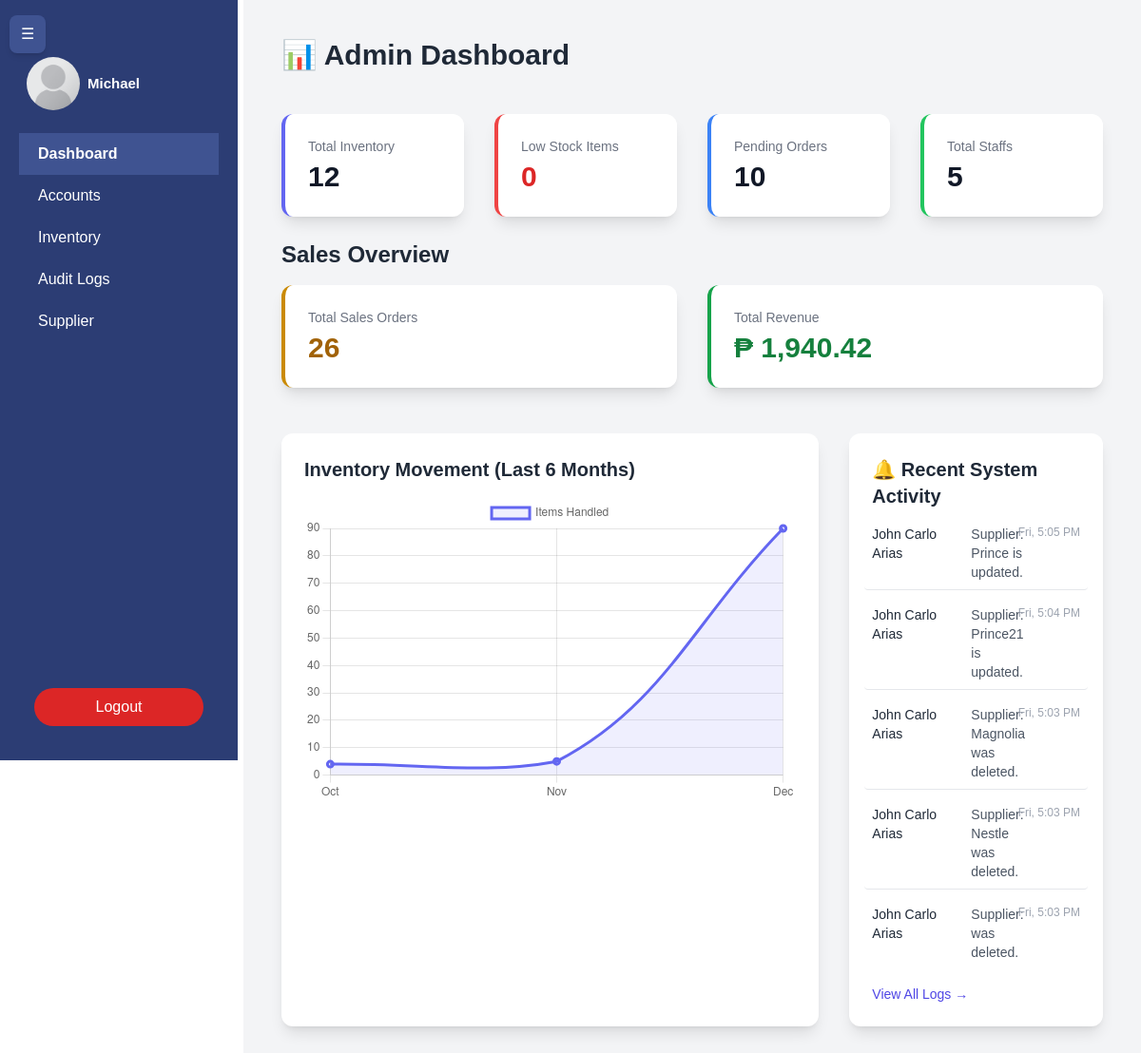
The page /user/admin/admin.php (signed in) on the database as committed earlier.
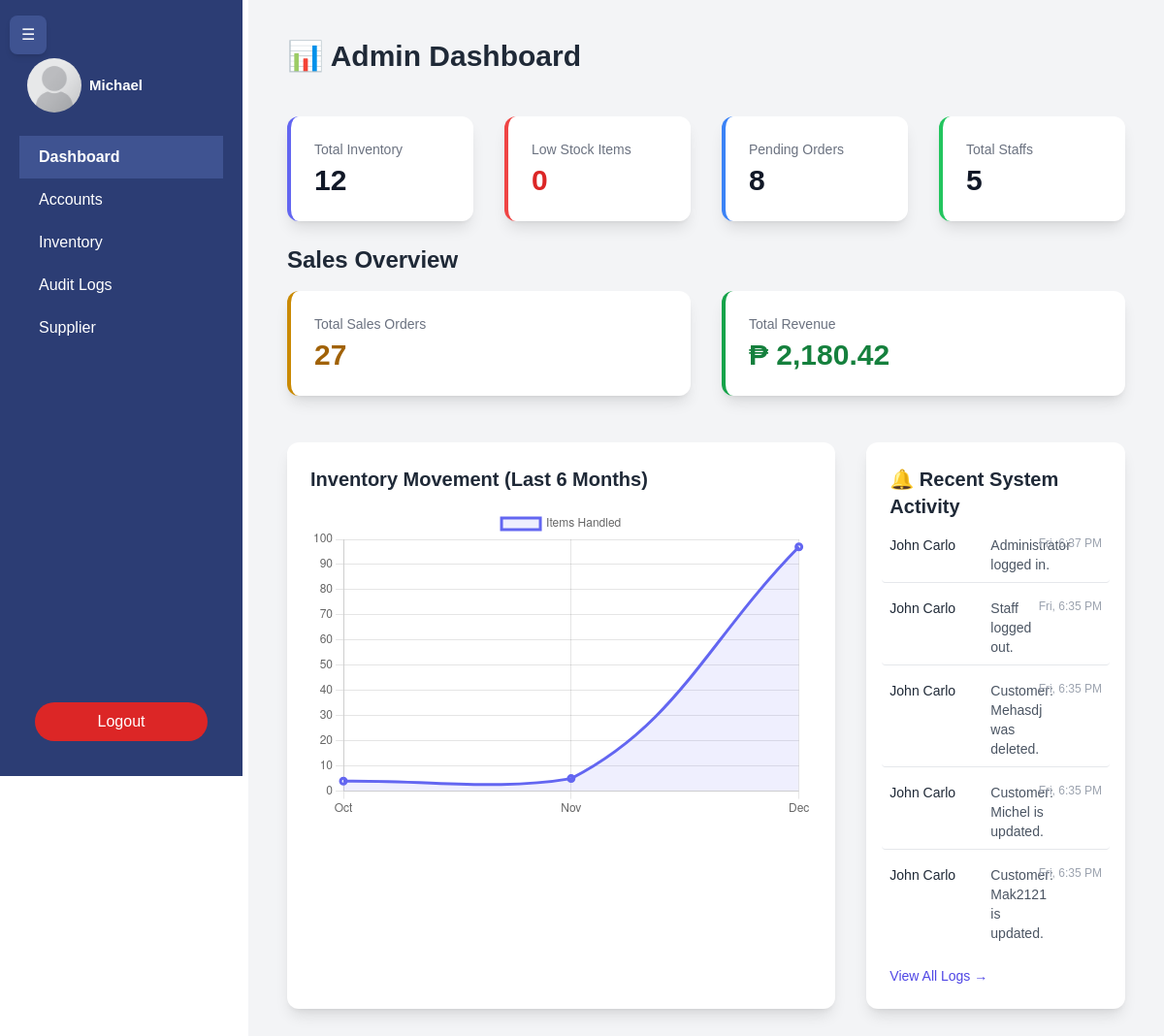
The same page on the database as committed later.
### tables this page shows
CREATE TABLE `audit_logs` (
  `id` int(11) NOT NULL,
  `user_id` int(11) NOT NULL,
  `action` varchar(255) NOT NULL,
  `date_time` datetime NOT NULL
);

CREATE TABLE `users` (
  `id` int(11) NOT NULL,
  `name` varchar(45) DEFAULT NULL,
  `email` varchar(45) NOT NULL,
  `password_hash` varchar(255) NOT NULL,
  `roles` enum('admin','staff') NOT NULL,
  `is_deleted` tinyint(1) NOT NULL
);

### db.php (called while the page is built, shortened)
<?php
$initial_margin_class = (isset($_SESSION['sidebar_initial_state']) && $_SESSION['sidebar_initial_state'] == 'collapsed') ? 'ml-16' : 'ml-64';
?>

### backend/dashboard_data.php (called while the page is built, shortened)
<?php
include "../../db.php";
$total_pending_orders = "SELECT COUNT(*) FROM purchase_orders WHERE status = 'Pending';";
$stmt_orders = $conn->query($total_pending_orders);
$pending_orders = $stmt_orders->fetchColumn();
$recent_logs_sql = "
    SELECT
        a.action,
        u.name AS user_name,
        a.date_time
    FROM
        audit_logs a
    JOIN
        users u ON a.user_id = u.id
    ORDER BY
        a.date_time DESC
    LIMIT 5";
$stmt_logs = $conn->query($recent_logs_sql);
$raw_logs = $stmt_logs->fetchAll(PDO::FETCH_ASSOC);
$recent_logs = [];
foreach ($raw_logs as $log) {
    $recent_logs[] = [
        'time' => (new DateTime($log['date_time']))->format('D, g:i A'),
        'action' => $log['action'],
        'user' => $log['user_name'],
    ];
}
$chart_data_sql = "
    SELECT
        DATE_FORMAT(date_time, '%Y-%m') AS month_year,
        DATE_FORMAT(date_time, '%b') AS month_label,
        COUNT(id) AS actions_count
    FROM audit_logs
    WHERE action LIKE '%Item%' OR action LIKE '%PO%'
    GROUP BY month_year, month_label
    ORDER BY month_year ASC
    LIMIT 6";
$stmt_chart = $conn->query($chart_data_sql);
$chart_results = $stmt_chart->fetchAll(PDO::FETCH_ASSOC);
$monthly_data = [];
$month_labels = [];
foreach ($chart_results as $row) {
    $month_labels[] = $row['month_label'];
    $monthly_data[] = (int) $row['actions_count'];
}
$sales_count_sql = "SELECT COUNT(*) FROM sales";
$stmt_sales_count = $conn->query($sales_count_sql);
$total_sales = $stmt_sales_count->fetchColumn();
$revenue_sql = "SELECT SUM(total_amount) FROM sales";
$stmt_revenue = $conn->query($revenue_sql);
$total_revenue = $stmt_revenue->fetchColumn();
$total_revenue_formatted = '₱ ' . number_Format($total_revenue, 2);
?>

### user/admin/admin.php (the view, shortened to what the changed rows need)
<?php
include "../../backend/dashboard_data.php";
?>
<!DOCTYPE html>
<html lang="en">
<head>
    <link rel="stylesheet" href="../../css/admin.css">
    <script src="https://cdn.tailwindcss.com"></script>
</head>
<body>
    <div class="ml-64 p-10 min-h-screen bg-gray-100 <?= $initial_margin_class ?> fade-in-content">
        <div class="flex justify-between items-center mb-3">
            <h1 class="text-3xl font-bold mb-8 text-gray-800">📊 Admin Dashboard</h1>
        </div>
        <div class="grid grid-cols-1 sm:grid-cols-2 lg:grid-cols-4 gap-8 mb-6">
            <div class="bg-white p-6 rounded-xl shadow-lg border-l-4 border-blue-500 transition duration-300 hover:shadow-2xl hover:scale-[1.03] metric-card-delay-3">
                <p class="text-sm font-medium text-gray-500">Pending Orders</p>
                <p class="text-3xl font-bold text-gray-900 mt-1"><?php echo $pending_orders; ?></p>
            </div>
        </div>
        <h2 class="text-2xl font-bold mb-4 text-gray-800">Sales Overview</h2>
        <div class="grid grid-cols-1 sm:grid-cols-2 gap-8 mb-12">
            <div class="bg-white p-6 rounded-xl shadow-lg border-l-4 border-yellow-600 transition duration-300 hover:shadow-2xl hover:scale-[1.03]">
                <p class="text-sm font-medium text-gray-500">Total Sales Orders</p>
                <p class="text-3xl font-bold text-yellow-700 mt-1"><?php echo $total_sales; ?></p>
            </div>
            <div class="bg-white p-6 rounded-xl shadow-lg border-l-4 border-green-600 transition duration-300 hover:shadow-2xl hover:scale-[1.03]">
                <p class="text-sm font-medium text-gray-500">Total Revenue</p>
                <p class="text-3xl font-bold text-green-700 mt-1"><?php echo $total_revenue_formatted; ?></p>
            </div>
        </div>
        <div class="grid grid-cols-1 lg:grid-cols-3 gap-8">
            <div class="lg:col-span-2 bg-white p-6 rounded-xl shadow-lg transition duration-200 hover:shadow-xl">
                <h2 class="text-xl font-semibold mb-4 text-gray-800">Inventory Movement (Last 6 Months)</h2>
                <div class="h-80">
                    <canvas id="inventoryChart"></canvas>
                </div>
            </div>
            <div class="bg-white p-6 rounded-xl shadow-lg transition duration-200 hover:shadow-xl">
                <h2 class="text-xl font-semibold mb-4 text-gray-800">🔔 Recent System Activity</h2>
                <ul class="space-y-4">
                    <?php foreach ($recent_logs as $log): ?>
                        <li class="flex justify-between items-start text-sm border-b pb-2 last:border-b-0 transition duration-100 hover:bg-gray-50 -mx-2 px-2 rounded">
                            <div class="flex min-w-0">
                                <span class="font-medium text-gray-800 w-24 mr-2 flex-shrink-0">
                                    <?php echo htmlspecialchars($log['user']); ?>
                                </span>
                                <span class="text-gray-600 flex-grow-1">
                                    <?php echo htmlspecialchars($log['action']); ?>
                                </span>
                            </div>
                            <span class="text-xs text-gray-400 ml-4 flex-shrink-0">
                                <?php echo htmlspecialchars($log['time']); ?>
                            </span>
                        </li>
                    <?php endforeach; ?>
                </ul>
            </div>
        </div>
    </div>
    <script>
        // ... (Chart.js script remains unchanged)
        const ctx = document.getElementById('inventoryChart').getContext('2d');
        const inventoryChart = new Chart(ctx, {
            type: 'line',
            data: {
                // PHP passes the data to JavaScript
                labels: <?php echo json_encode($month_labels); ?>,
                datasets: [{
                    label: 'Items Handled',
                    data: <?php echo json_encode($monthly_data); ?>,
                    backgroundColor: 'rgba(99, 102, 241, 0.1)', // Indigo-500 light
                    borderColor: 'rgba(99, 102, 241, 1)', // Indigo-500
                    borderWidth: 3,
                    tension: 0.4, // Makes the line curved
                    fill: true
                }]
            },
            options: {
                responsive: true,
                maintainAspectRatio: false, // Allows setting a custom height (h-80)
                scales: {
                    y: {
                        beginAtZero: true
                    }
                },
                plugins: {
                    legend: {
                        display: true,
                        position: 'top',
                    }
                }
            }
        });
    </script>
</body>
</html>

Rows that differ between the two databases and show on the page:
no longer on this page (row unchanged): audit_logs: user.name "John Carlo Arias", action "Supplier: Prince is updated.", time "Fri, 5:05 PM"
no longer on this page (row unchanged): audit_logs: user.name "John Carlo Arias", action "Supplier: Prince21 is updated.", time "Fri, 5:04 PM"
no longer on this page (row unchanged): audit_logs: user.name "John Carlo Arias", action "Supplier: Magnolia was deleted.", time "Fri, 5:03 PM"
no longer on this page (row unchanged): audit_logs: user.name "John Carlo Arias", action "Supplier: Nestle was deleted.", time "Fri, 5:03 PM"
no longer on this page (row unchanged): audit_logs: user.name "John Carlo Arias", action "Supplier: was deleted.", time "Fri, 5:03 PM"
added audit_logs: user.name "John Carlo", action "Administrator logged in.", time "Fri, 6:37 PM"
added audit_logs: user.name "John Carlo", action "Staff logged out.", time "Fri, 6:35 PM"
added audit_logs: user.name "John Carlo", action "Customer: Mehasdj was deleted.", time "Fri, 6:35 PM"
added audit_logs: user.name "John Carlo", action "Customer: Michel is updated.", time "Fri, 6:35 PM"
added audit_logs: user.name "John Carlo", action "Customer: Mak2121 is updated.", time "Fri, 6:35 PM"
Other text that changed with them:
$pending_orders: "10" → "8"
$total_sales: "26" → "27"
$total_revenue_formatted: "₱ 1,940.42" → "₱ 2,180.42"
chart data {{ json_encode($monthly_data) }}: [4,5,90] → [4,5,97]
